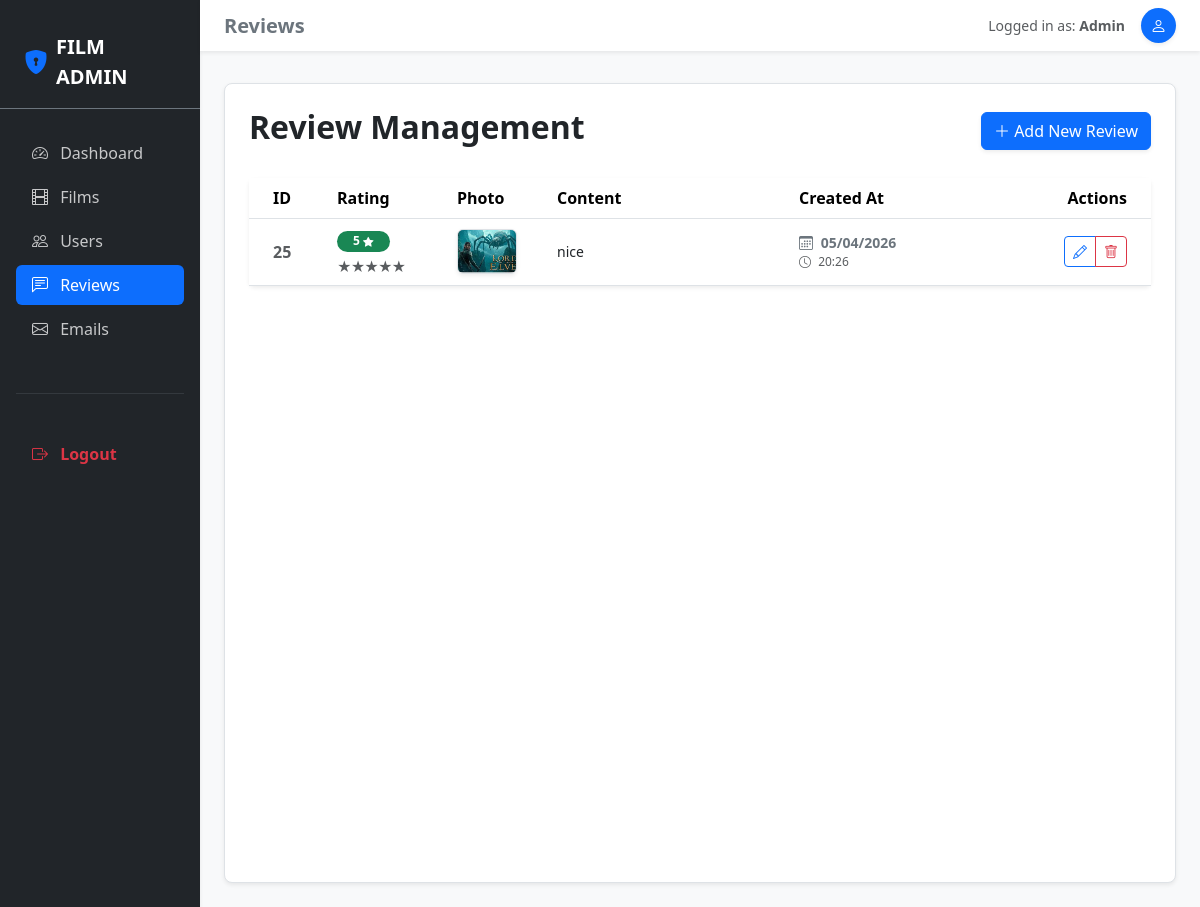
The app's page /admin.php?admin=1&page=reviews (signed in) with its own data.
### tables this page shows
CREATE TABLE `reviews` (
  `id` int(11) NOT NULL,
  `content` text NOT NULL,
  `image` text NOT NULL,
  `rating` int(5) NOT NULL,
  `userId` int(11) NOT NULL,
  `filmId` int(11) NOT NULL,
  `createdAt` int(11) NOT NULL
);

### controllers/admin/review.controller.php (called while the page is built, shortened)
<?php
require __DIR__ . "/../../services/review.service.php";
function listReviewPageAdmin()
{
    try {
        $reviews = getAllReviewsService();
        include __DIR__ . "/../../views/pages/admin/reviews/list.html.php";
        include __DIR__ . "/../../views/layouts/admin.php";
    } catch (Error $e) {
        echo $e->getMessage();
    }
}

### models/Review.php (called while the page is built, shortened)
<?php
require __DIR__ . "/../config/database.php";
function getAllReviews()
{
    global $pdo;
    $sql = "SELECT * FROM reviews";
    $stmt = $pdo->query($sql);
    return $stmt->fetchAll();
}

### services/review.service.php (called while the page is built, shortened)
<?php
require __DIR__ . "/../models/Review.php";
function getAllReviewsService()
{
    return getAllReviews();
}

### views/pages/admin/reviews/list.html.php (the view, shortened to what this page needs)
<div class="d-flex justify-content-between align-items-center mb-4">
    <h2 class="fw-bold text-dark">Review Management</h2>
    <a href="admin.php?admin=1&page=reviews&action=create" class="btn btn-primary shadow-sm">
        <i class="bi bi-plus-lg"></i> Add New Review
    </a>
</div>
<div class="card border-0 shadow-sm">
    <div class="card-body p-0">
        <div class="table-responsive">
            <table class="table table-hover align-middle mb-0">
                <thead class="bg-light">
                    <tr>
                        <th class="ps-4" style="width: 80px;">ID</th>
                        <th style="width: 120px;">Rating</th>
                        <th style="width: 100px;">Photo</th> <th>Content</th>
                        <th style="width: 180px;">Created At</th>
                        <th class="text-end pe-4" style="width: 180px;">Actions</th>
                    </tr>
                </thead>
                <tbody>
                    <?php foreach ($reviews ?? [] as $review): ?>
                        <tr>
                            <td class="ps-4 text-muted fw-bold"><?= htmlspecialchars($review["id"]) ?></td>
                            <td>
                                <?php
                                    $rating = $review["rating"];
                                    $badgeClass = $rating >= 4 ? 'bg-success' : ($rating <= 2 ? 'bg-danger' : 'bg-warning text-dark');
                                ?>
                                <span class="badge <?= $badgeClass ?> rounded-pill px-3">
                                    <?= htmlspecialchars($rating) ?> <i class="bi bi-star-fill small"></i>
                                </span>
                                <div class="mt-1 small text-muted" style="letter-spacing: -1px;">
                                    <?= str_repeat('★', $rating) ?><?= str_repeat('☆', 5 - $rating) ?>
                                </div>
                            </td>
                            <td>
                                <?php if (!empty($review['image'])): ?>
                                    <a href="uploads/<?= htmlspecialchars($review['image']) ?>" target="_blank">
                                        <img src="uploads/<?= htmlspecialchars($review['image']) ?>"
                                             class="rounded border shadow-sm"
                                             style="width: 60px; height: 45px; object-fit: cover;"
                                         >
                                    </a>
                                <?php else: ?>
                                    <span class="text-muted small italic">No photo</span>
                                <?php endif; ?>
                            </td>
                            <td>
                                <div class="text-dark small" style="max-width: 300px;">
                                    <p class="mb-0 text-truncate-2" style="display: -webkit-box; -webkit-box-orient: vertical; overflow: hidden;">
                                        <?= htmlspecialchars($review["content"]) ?>
                                    </p>
                                </div>
                            </td>
                            <td>
                                <div class="small fw-semibold text-secondary">
                                    <i class="bi bi-calendar3 me-1"></i>
                                    <?= date('d/m/Y', strtotime($review["createdAt"])) ?>
                                </div>
                                <div class="text-muted" style="font-size: 0.75rem;">
                                    <i class="bi bi-clock me-1"></i>
                                    <?= date('H:i', strtotime($review["createdAt"])) ?>
                                </div>
                            </td>
                            <td class="text-end pe-4">
                                <div class="btn-group">
                                    <a href="admin.php?admin=<?= $_SESSION["user"]["role"] ?>&page=reviews&action=edit&id=<?= htmlspecialchars($review["id"]) ?>"
                                       class="btn btn-sm btn-outline-primary" title="Edit">
                                       <i class="bi bi-pencil"></i>
                                    </a>
                                    <a href="admin.php?admin=<?= $_SESSION["user"]["role"] ?>&page=reviews&action=delete&id=<?= htmlspecialchars($review["id"]) ?>"
                                       class="btn btn-sm btn-outline-danger"
                                       onclick="return confirm('Delete this review and its photo permanently?')" title="Delete">
                                       <i class="bi bi-trash"></i>
                                    </a>
                                </div>
                            </td>
                        </tr>
                    <?php endforeach; ?>
                </tbody>
            </table>
        </div>
    </div>
</div>

### records on screen
reviews: id "25", rating "5", rating "★★★★★", image (picture), content "nice", createdAt "05/04/2026", createdAt "20:26"

### other values on screen
$header "Reviews"
